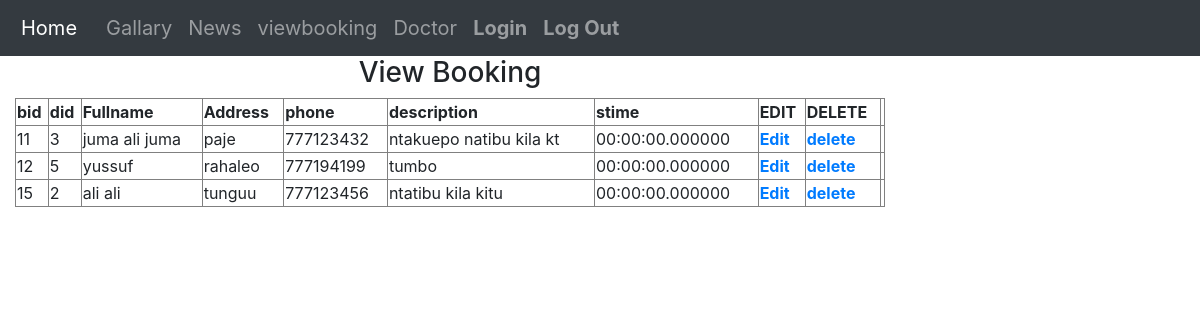
The page /viewbooking.php on the database its author committed.
### tables this page shows
CREATE TABLE `booking` (
  `bid` int(30) NOT NULL,
  `did` int(30) NOT NULL,
  `fulname` varchar(30) NOT NULL,
  `address` varchar(30) NOT NULL,
  `phone` int(30) NOT NULL,
  `description` varchar(30) NOT NULL,
  `stime` time(6) NOT NULL
);

### viewbooking.php (the view, shortened to what this page needs)
<!DOCTYPE html>
<html lang="en">
<head>
  <link rel="stylesheet" type="text/css" href="css.css">
  <link rel="stylesheet" type="text/css" href="css/bootstrap.css">
  <link rel="stylesheet" type="text/css" href="css/bootstrap-grid.css">
  <link rel="stylesheet" type="text/css" href="css/bootstrap-reboot.css">
</head>
<body>
<div class="menu">
<nav class="navbar navbar-expand-sm bg-dark navbar-dark">
  <a class="navbar-brand" href="index.php">Home</a>
  <div class="collapse navbar-collapse" id="collapsibleNavbar">
    <ul class="navbar-nav">
      <li class="nav-item">
        <a class="nav-link" href="gallary.php">Gallary</a>
      </li>
      <li class="nav-item">
        <a class="nav-link" href="#">News</a>
      </li>
      <li class="nav-item">
        <a class="nav-link" href="viewbooking.php">viewbooking</a>
      </li>
      <li class="nav-item">
        <a class="nav-link" href="doctinfo.php">Doctor</a>
      </li>
      <li class="nav-item">
        <a class="nav-link" href="login.php"><b>Login</b></a>
      </li>
      <li class="nav-item">
        <a class="nav-link" href="logout.php"><b>Log Out</b></a>
      </li>
    </ul>
  </div>
</nav>
</div>
<div class="col-sm-9">
         <?php
include("connection.php");
?>
                <table border="1"id="example" class="display" cellspacing="0" width="100%">
          <thead>
            <tr>
             <center> <h3>View Booking</h3></center>
              <th>bid</th><th>did</th><th>Fullname</th><th>Address</th><th>phone</th><th>description</th><th>stime</th><th>EDIT</th><th>DELETE</th>
            </tr>
          </thead>
            <?php
    $sql="SELECT * FROM booking";
    $stmt=$pdo->query($sql);
    while ( $row = $stmt->fetch(PDO::FETCH_ASSOC) ) {
    echo "<tr><td>";
    echo(htmlentities($row['bid']));
    echo("</td><td>");
    echo(htmlentities($row['did']));
    echo("</td><td>");
    echo(htmlentities($row['fulname']));
    echo("</td><td>");
    echo (htmlentities($row['address']));
    echo("</td><td>");
    echo (htmlentities($row['phone']));
    echo("</td><td>");
    echo (htmlentities($row['description']));
    echo("</td><td>");
    echo (htmlentities($row['stime']));
    echo("</td><td>");
    echo('<a href="editbooking.php?bid='.$row['bid'].'"> <b> Edit </b> </a>');
    echo("</td><td>");
    echo('<a href="deletebooking.php?bid='.$row['bid'].'"> <b> delete </b> </a>');
    echo("</td><td>");
    }
 ?>
        </table>

### css.css (style rules this page uses)
.menu a { float: left; color: white; text-align: center; padding: 5px 5px; text-decoration: none; font-size: 20px; }

### rows shown on the page
booking: bid "11", did "3", fulname "juma ali juma", address "paje", phone "777123432", description "ntakuepo natibu kila kt", stime "00:00:00.000000"
booking: bid "12", did "5", fulname "yussuf", address "rahaleo", phone "777194199", description "tumbo", stime "00:00:00.000000"
booking: bid "15", did "2", fulname "ali ali", address "tunguu", phone "777123456", description "ntatibu kila kitu", stime "00:00:00.000000"
